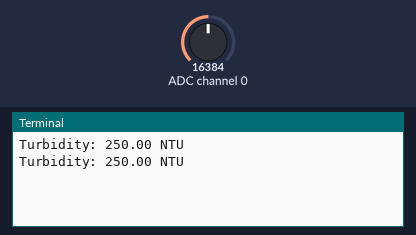
The program below on a simulated Raspberry Pi (BCM pin numbers). On the bench: the last lines printed to the terminal. Inputs (shaded band) come from the test bench; at power-on: ADC channel 0 = 16384 (analog values on the 0–32767 scale).

Above: at 1.2 s.
1.3 s: ADC channel 0 set to 22936
At 2.6 s:
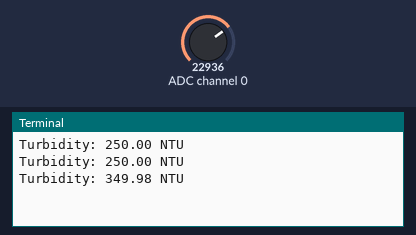
2.8 s: ADC channel 0 set to 28834
At 3.8 s:
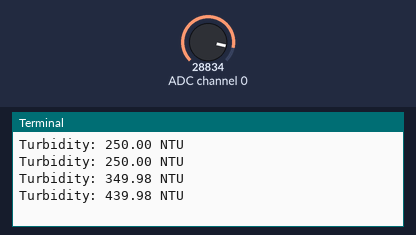
Timing chart, 0 to 5.8 s (numbered marks = the images above; inputs shaded):
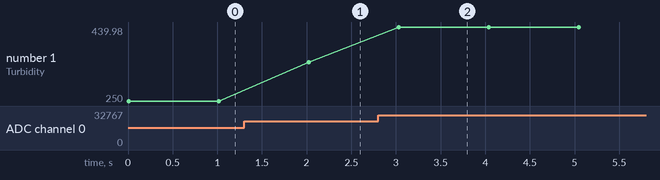

The program:

turbidity_rasp.py
```python
import board
import busio
import adafruit_ads1x15.ads1115 as ADS
from adafruit_ads1x15.analog_in import AnalogIn
import time

# Create the I2C bus
i2c = busio.I2C(board.SCL, board.SDA)

# Create the ADC object using the I2C bus
ads = ADS.ADS1115(i2c)

# Create analog input objects for turbidity sensor
turbidity_sensor = AnalogIn(ads, ADS.P0)

# Constants for turbidity conversion
TURBIDITY_MIN_RAW = 0  # Minimum raw ADC value corresponding to 0 NTU
TURBIDITY_MAX_RAW = 65535  # Maximum raw ADC value corresponding to the maximum turbidity range of your sensor
MAX_TURBIDITY_VALUE = 1000  # Maximum turbidity value in NTU that your sensor can measure, adjust according to sensor specifications

# Function to convert raw ADC value to turbidity in NTU
def convert_turbidity(raw_value):
    turbidity = (raw_value - TURBIDITY_MIN_RAW) / (TURBIDITY_MAX_RAW - TURBIDITY_MIN_RAW) * MAX_TURBIDITY_VALUE
    return turbidity

try:
    while True:
        # Read turbidity sensor value
        turbidity_raw_value = turbidity_sensor.value

        # Convert raw ADC value to turbidity in NTU
        turbidity_ntu = convert_turbidity(turbidity_raw_value)

        # Print turbidity value
        print("Turbidity: {:.2f} NTU".format(turbidity_ntu))

        # Wait for some time before reading again
        time.sleep(1)

except KeyboardInterrupt:
    # Handle keyboard interrupt (Ctrl+C) gracefully
    print("Exiting...")
finally:
    # Clean up GPIO and I2C resources before exiting
    ads.gain = 1
    ads.data_rate = 8
```

Measured:
- after the input at 1.3 s, the terminal: prints a new line after 0.72 s (image 1)
- after the input at 2.8 s, the terminal: prints a new line after 0.23 s (image 2)
- plotted number 1: 250 → 349.98 after the input at 1.3 s, 349.98 → 439.98 after the input at 2.8 s
